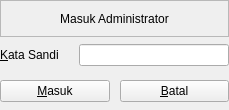
<?xml version="1.0" encoding="UTF-8"?>
<ui version="4.0">
 <class>AdminLoginWidget</class>
 <widget class="QWidget" name="AdminLoginWidget">
  <property name="geometry">
   <rect>
    <x>0</x>
    <y>0</y>
    <width>229</width>
    <height>110</height>
   </rect>
  </property>
  <property name="sizePolicy">
   <sizepolicy hsizetype="Fixed" vsizetype="Preferred">
    <horstretch>0</horstretch>
    <verstretch>0</verstretch>
   </sizepolicy>
  </property>
  <property name="minimumSize">
   <size>
    <width>0</width>
    <height>0</height>
   </size>
  </property>
  <property name="windowTitle">
   <string>Form</string>
  </property>
  <layout class="QVBoxLayout" name="verticalLayout_2">
   <property name="spacing">
    <number>0</number>
   </property>
   <property name="leftMargin">
    <number>0</number>
   </property>
   <property name="topMargin">
    <number>0</number>
   </property>
   <property name="rightMargin">
    <number>0</number>
   </property>
   <property name="bottomMargin">
    <number>0</number>
   </property>
   <item>
    <widget class="QFrame" name="headerFrame">
     <property name="frameShape">
      <enum>QFrame::StyledPanel</enum>
     </property>
     <property name="frameShadow">
      <enum>QFrame::Raised</enum>
     </property>
     <layout class="QVBoxLayout" name="verticalLayout">
      <property name="spacing">
       <number>0</number>
      </property>
      <property name="leftMargin">
       <number>0</number>
      </property>
      <property name="topMargin">
       <number>0</number>
      </property>
      <property name="rightMargin">
       <number>0</number>
      </property>
      <property name="bottomMargin">
       <number>0</number>
      </property>
      <item>
       <widget class="QLabel" name="titleLabel">
        <property name="text">
         <string>Masuk Administrator</string>
        </property>
        <property name="alignment">
         <set>Qt::AlignCenter</set>
        </property>
       </widget>
      </item>
     </layout>
    </widget>
   </item>
   <item>
    <widget class="QFrame" name="contentFrame">
     <layout class="QHBoxLayout" name="horizontalLayout_2">
      <property name="spacing">
       <number>20</number>
      </property>
      <property name="leftMargin">
       <number>0</number>
      </property>
      <property name="topMargin">
       <number>0</number>
      </property>
      <property name="rightMargin">
       <number>0</number>
      </property>
      <property name="bottomMargin">
       <number>0</number>
      </property>
      <item>
       <widget class="QLabel" name="label_2">
        <property name="text">
         <string>&amp;Kata Sandi</string>
        </property>
        <property name="buddy">
         <cstring>passwordEdit</cstring>
        </property>
       </widget>
      </item>
      <item>
       <widget class="QLineEdit" name="passwordEdit">
        <property name="maxLength">
         <number>15</number>
        </property>
        <property name="echoMode">
         <enum>QLineEdit::Password</enum>
        </property>
       </widget>
      </item>
     </layout>
    </widget>
   </item>
   <item>
    <widget class="QFrame" name="footerFrame">
     <layout class="QHBoxLayout" name="horizontalLayout">
      <property name="spacing">
       <number>10</number>
      </property>
      <property name="leftMargin">
       <number>0</number>
      </property>
      <property name="topMargin">
       <number>0</number>
      </property>
      <property name="rightMargin">
       <number>0</number>
      </property>
      <property name="bottomMargin">
       <number>0</number>
      </property>
      <item>
       <widget class="QPushButton" name="okButton">
        <property name="text">
         <string>&amp;Masuk</string>
        </property>
       </widget>
      </item>
      <item>
       <widget class="QPushButton" name="cancelButton">
        <property name="text">
         <string>&amp;Batal</string>
        </property>
       </widget>
      </item>
     </layout>
    </widget>
   </item>
  </layout>
 </widget>
 <tabstops>
  <tabstop>passwordEdit</tabstop>
  <tabstop>okButton</tabstop>
  <tabstop>cancelButton</tabstop>
 </tabstops>
 <resources/>
 <connections/>
</ui>
